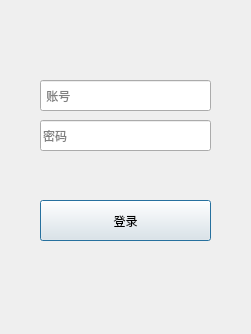
<?xml version="1.0" encoding="UTF-8"?>
<ui version="4.0">
 <class>login</class>
 <widget class="QDialog" name="login">
  <property name="geometry">
   <rect>
    <x>0</x>
    <y>0</y>
    <width>251</width>
    <height>334</height>
   </rect>
  </property>
  <property name="sizePolicy">
   <sizepolicy hsizetype="Fixed" vsizetype="Fixed">
    <horstretch>0</horstretch>
    <verstretch>0</verstretch>
   </sizepolicy>
  </property>
  <property name="minimumSize">
   <size>
    <width>251</width>
    <height>334</height>
   </size>
  </property>
  <property name="maximumSize">
   <size>
    <width>251</width>
    <height>334</height>
   </size>
  </property>
  <property name="windowTitle">
   <string>Dialog</string>
  </property>
  <widget class="QLineEdit" name="account_line">
   <property name="geometry">
    <rect>
     <x>40</x>
     <y>80</y>
     <width>171</width>
     <height>31</height>
    </rect>
   </property>
   <property name="placeholderText">
    <string> 账号</string>
   </property>
  </widget>
  <widget class="QLineEdit" name="password_line">
   <property name="geometry">
    <rect>
     <x>40</x>
     <y>120</y>
     <width>171</width>
     <height>31</height>
    </rect>
   </property>
   <property name="echoMode">
    <enum>QLineEdit::EchoMode::Password</enum>
   </property>
   <property name="placeholderText">
    <string>密码</string>
   </property>
  </widget>
  <widget class="QPushButton" name="login_button">
   <property name="geometry">
    <rect>
     <x>40</x>
     <y>200</y>
     <width>171</width>
     <height>41</height>
    </rect>
   </property>
   <property name="text">
    <string>登录</string>
   </property>
  </widget>
 </widget>
 <resources/>
 <connections/>
</ui>
